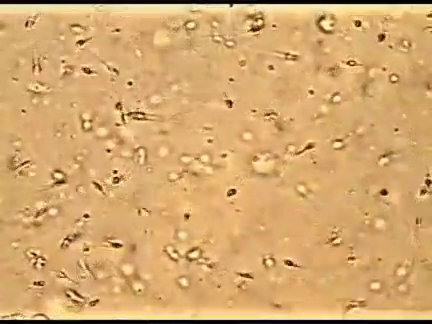
#> input picture frame 44 of video_2024-10-26_21-41-50.mp4, 432 x 324 px
$ python sorat.py
#> lines starting #> are read from the running program, lines starting #| are printed output that depends on the picture; after the words box and inside, x2 and y2 are one past the last pixel; in counts of white or black regions, pixels touching at a corner belong together
import cv2

# ویدیو رو بارگذاری می‌کنیم
cap = cv2.VideoCapture('video_2024-10-26_21-41-50.mp4')

# اولین فریم ویدیو رو می‌گیریم
ret, frame1 = cap.read()
#> frame1 is the input picture: shape (324, 432, 3); mean B, G, R 110.9, 168.5, 212.6
ret, frame2 = cap.read()

while cap.isOpened():
    # تفاوت بین فریم‌ها رو محاسبه می‌کنیم
    diff = cv2.absdiff(frame1, frame2)
    gray = cv2.cvtColor(diff, cv2.COLOR_BGR2GRAY)
    blur = cv2.GaussianBlur(gray, (5, 5), 0)
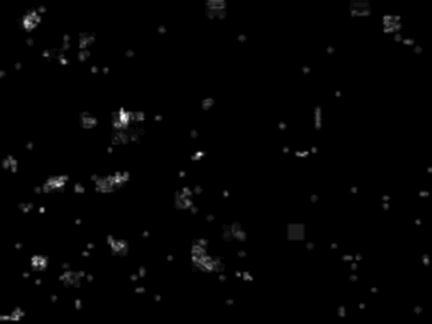
#> blur: shape (324, 432); min 0, max 28, mean 0.3; drawn with min black and max white
    _, thresh = cv2.threshold(blur, 20, 255, cv2.THRESH_BINARY)
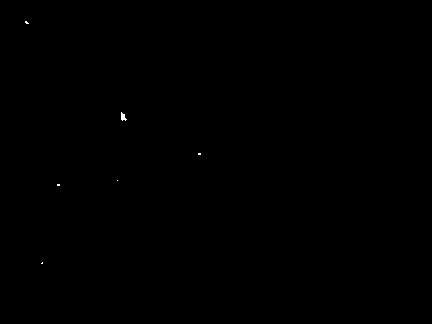
#> thresh: shape (324, 432); 0.04% white in thin lines or dots, all inside (x1, y1, x2, y2) = (25, 21, 201, 264)
    dilated = cv2.dilate(thresh, None, iterations=3)
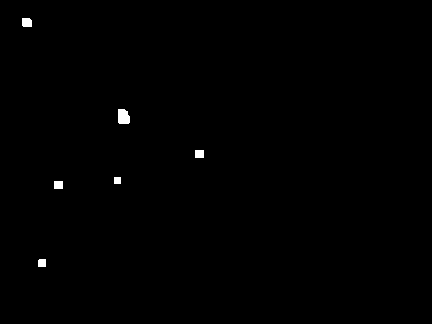
#> dilated: shape (324, 432); 0.36% white; 6 white regions
    contours, _ = cv2.findContours(dilated, cv2.RETR_TREE, cv2.CHAIN_APPROX_SIMPLE)
#> contours = 6 contours; box (x1, y1, x2, y2) and area: (118, 109, 130, 124) 137, (22, 18, 32, 27) 70, (54, 181, 63, 189) 56, (195, 150, 204, 158) 56, (38, 259, 46, 267) 48, (114, 177, 121, 184) 36

    for contour in contours:
        (x, y, w, h) = cv2.boundingRect(contour)
        if cv2.contourArea(contour) < 700:
            continue
        cv2.rectangle(frame1, (x, y), (x + w, y + h), (0, 255, 0), 2)
#> this loop made 6 passes
#> (x, y, w, h) on passes 1, 5, 6: (38, 259, 8, 8), (118, 109, 12, 15), (22, 18, 10, 9)
#> (contour, x, y, w, h) on passes 2 to 4: ([[54, 181], [54, 188], [62, 188], [62, 181]], 54, 181, 9, 8), ([[114, 177], [114, 183], [120, 183], [120, 177]], 114, 177, 7, 7), ([[195, 150], [195, 157], [203, 157], [203, 150]], 195, 150, 9, 8)

    # نمایش فریم
    cv2.imshow("feed", frame1)
    frame1 = frame2
    ret, frame2 = cap.read()
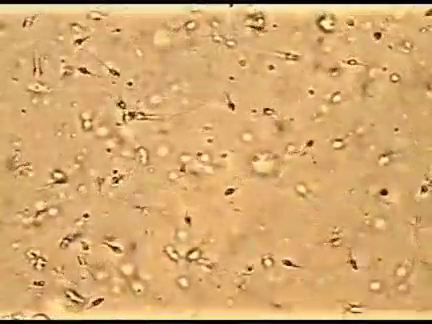
#> input picture frame 46 of video_2024-10-26_21-41-50.mp4, 432 x 324 px
#> frame2 is the input picture: shape (324, 432, 3); mean B, G, R 111, 168.5, 212.6

    if cv2.waitKey(40) == 27:
#> (key Esc is pressed here)
        break

cap.release()
cv2.destroyAllWindows()
